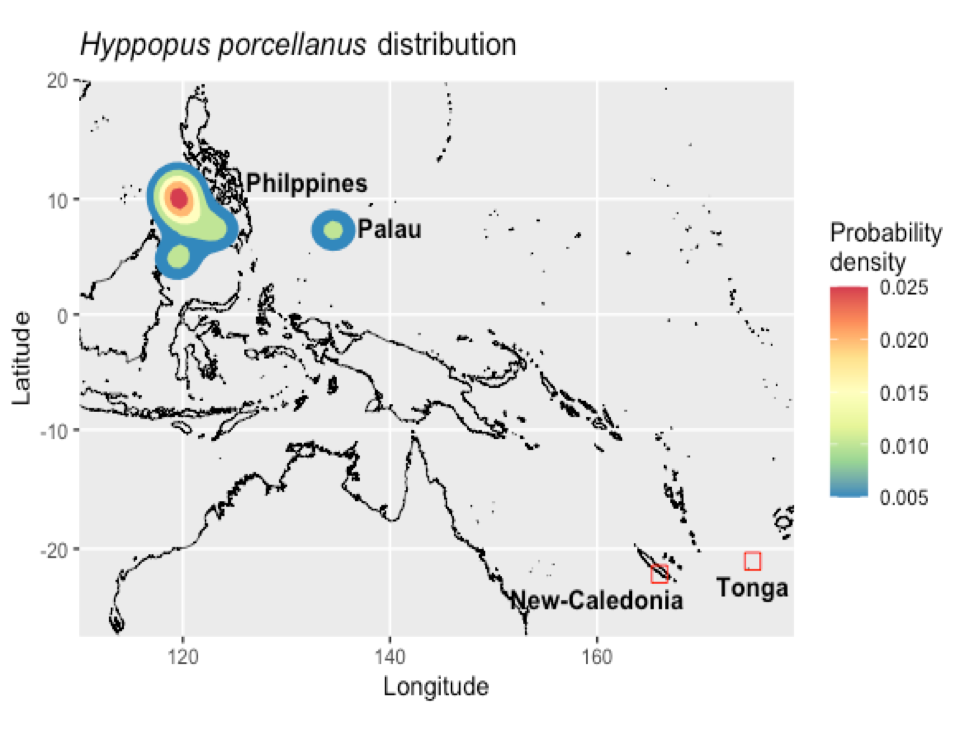

The script that drew this image:
# https://rpubs.com/danielequs/199150

library("rgdal") # for `ogrInfo()` and `readOGR()`
library("tools") # for `file_path_sans_ext()`
library("dplyr") # for `inner_join()`, `filter()`, `summarise()`, and the pipe operator (%>%)
library("ggplot2") # for `fortify()` and for plotting
library("sp") # for `point.in.polygon()` and `spDists()`
library("tidyr") # for `gather()`
library("readr") # for `write_tsv()`
#install.packages("mapproj")
library("mapproj")

# Natural Earth 10-m-resolution coastline shapefile:
# https://www.naturalearthdata.com/downloads/10m-physical-vectors/10m-coastline/

#install.packages("mregions")
library(mregions)

fortify.shape <- function(x){
  x@data$id <- rownames(x@data)
  x.f <- fortify(x, region = "id")
  x.join <- inner_join(x.f, x@data, by = "id")
}

subset.shape <- function(x, domain){
  x.subset <- filter(x, long > domain[1] & 
                       long < domain[2] & 
                       lat > domain[3] & 
                       lat < domain[4])
  x.subset
}

# domain should be a vector of four values: c(xmin, xmax, ymin, ymax)
path.ne.coast <- ("/Users/pierre-louisstenger/Desktop/Hippopus_porcellanus/ne_10m_coastline")
fnam.ne.coast <- "ne_10m_coastline.shp"
dat.coast <- readOGR(dsn = path.ne.coast, layer = file_path_sans_ext(fnam.ne.coast))
# A Large SpatialLinesDataFrame object with 4132 features and 2 fields (12.8 Mb)

# Fortify the shapefile data using `fortify.shape()`:
dat.coast <- fortify.shape(dat.coast) # a 410951x8 dataframe

# Specify the desired domain:
domain <- c(-128, -115, 29, 50)

# Specify the desired domain (PACIFIC)
domain <- c(29, 180, -27, 89)

# Extract the coastline data for the desired domain using `subset.shape()`:
dat.coast.wc <- subset.shape(dat.coast, domain) # a 4871x8 dataframe

# Specify the spatial extent for our map (i.e., our study area; notice that its
# dimensions are different from the domain for which we extracted the
# coastline):
xlims <- c(110, 179)
ylims <- c(-27, 20)

# Generate a base map with the coastline:
# With density
obs <- read.table("H_porcellanus_obs_02.txt", header=T, sep="\t")
obs
#  Obs Hippopus porcellanus
n.H_porcellanus <- obs$nb_of_obs
long <- obs$lon
lat <- obs$lat
sim.obs <- data.frame(long = long, lat = lat, n.H_porcellanus = n.H_porcellanus)


# And outgroup points
obs_out <- read.table("H_porcellanus_obs_outgroup.txt", header=T, sep="\t")
obs_out
#  Obs Hippopus porcellanus
n.H_porcellanus <- obs_out$nb_of_obs
long <- obs_out$lon
lat <- obs_out$lat
sim.obs_out <- data.frame(long = long, lat = lat, n.H_porcellanus = n.H_porcellanus)

##############################################################################################################
my_y_title <- expression(paste(italic("Hyppopus porcellanus"), " distribution"))


ggplot() + 
  geom_path(data = dat.coast.wc, aes(x = long, y = lat, group = group), 
            color = "black", size = 0.25) + 
  coord_map(projection = "mercator") + 
  scale_x_continuous(limits = xlims, expand = c(0, 0)) + 
  scale_y_continuous(limits = ylims, expand = c(0, 0)) + 
  labs(title=my_y_title, x = "Longitude", y = "Latitude") + 
  
  # points
  geom_point(data = sim.obs_out, 
             aes(x = long, y = lat), 
             shape = 0, size = 3, colour="red") + 
  # Density
  stat_density_2d(data = sim.obs, geom = "polygon", 
                  aes(x = long, y = lat, fill = ..level..)) + 
  scale_fill_distiller(palette = "Spectral", 
                       guide_legend(title = "Probability \ndensity")) + 
  annotate(geom="text", x=160, y=-24, label="New-Caledonia", fontface =2, color="black") + 
  annotate(geom="text", x=175, y=-23, label="Tonga", fontface =2, color="black") + 
  annotate(geom="text", x=140, y=7.5, label="Palau", fontface =2, color="black") + 
  annotate(geom="text", x=132, y=11.5, label="Philppines", fontface =2, color="black")

##############################################################################################################
